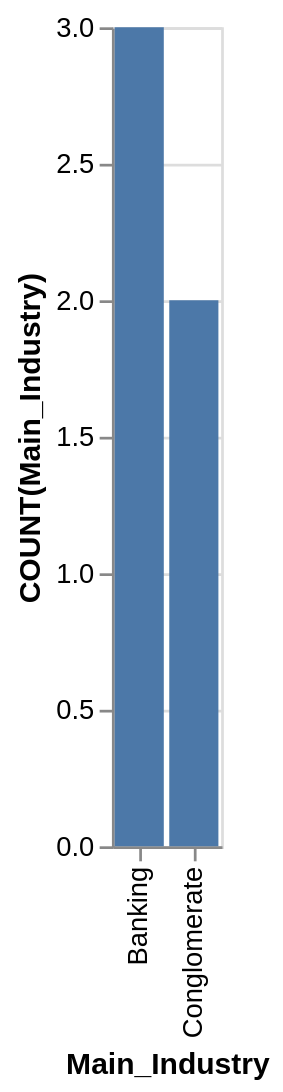

This figure's Vega-Lite source:
### Vega-Lite specification from a JSON file in a GitHub repository (floating-point values rounded to 4 significant figures)
{"data": {"values": [{"x_data": "Banking", "y_data": 3}, {"x_data": "Conglomerate", "y_data": 2}]}, "mark": "bar", "encoding": {"x": {"field": "x_data", "type": "nominal", "title": "Main_Industry", "sort": {"op": "sum", "field": "y_data", "order": "descending"}}, "y": {"field": "y_data", "type": "quantitative", "title": "COUNT(Main_Industry)"}}}
